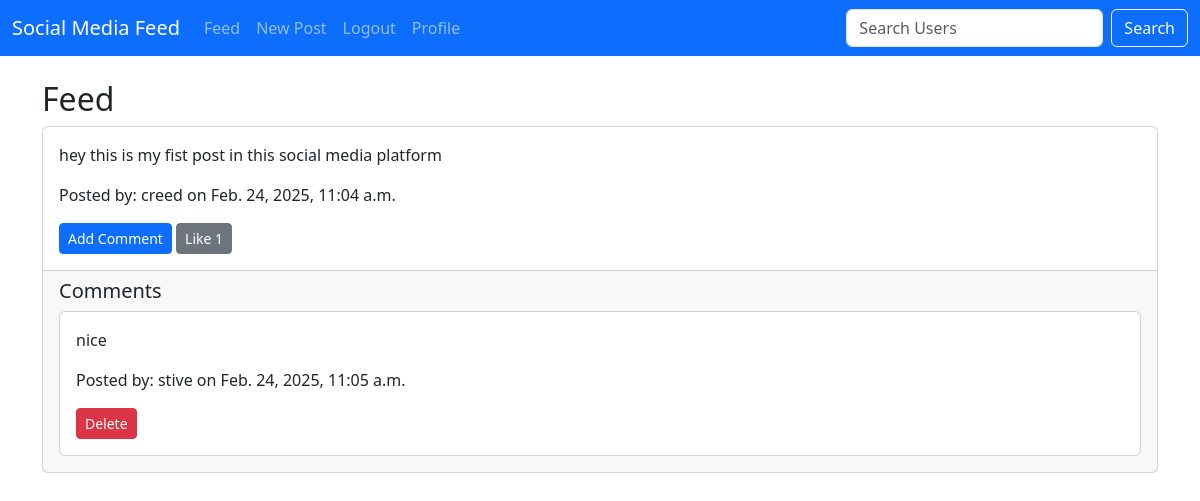
/feed/ (signed in), run on the app's committed database.
### core/models.py (models this page shows, shortened)
class Post(models.Model):
    content = models.TextField()
    user = models.ForeignKey(User, on_delete=models.CASCADE, related_name='posts')
    created_at = models.DateTimeField(auto_now_add=True)
    updated_at = models.DateTimeField(auto_now=True)

class Comment(models.Model):
    content = models.TextField()
    user = models.ForeignKey(User, on_delete=models.CASCADE, related_name='comments')
    post = models.ForeignKey(Post, on_delete=models.CASCADE, related_name='comments')
    created_at = models.DateTimeField(auto_now_add=True)
    updated_at = models.DateTimeField(auto_now=True)

### core/views.py (the view)
# urls.py: path('feed/', views.feed, name='feed'),
def feed(request):
    posts = Post.objects.all().order_by('-created_at')
    if request.user.is_authenticated:
        return render(request, 'feed.html', {'posts': posts})
    else:
        return render(request, 'guest_feed.html', {'posts': posts})

### core/templates/feed.html (shortened to what this page needs)
{% extends 'base.html' %}
{% block content %}
  <h2>Feed</h2>
  {% for post in posts %}
    <div class="card mb-3">
      <div class="card-body">
        <p class="card-text">{{ post.content }}</p>
        <p class="card-text">Posted by: {{ post.user.username }} on {{ post.created_at }}</p>
        <div class="d-flex justify-content-between">
          <div>
            <a href="{% url 'comment_create' post.pk %}" class="btn btn-primary btn-sm">Add Comment</a>
            <a href="{% url 'like' post.pk %}" class="btn btn-secondary btn-sm">Like {{ post.likes.count }}</a>
          </div>
        </div>
      </div>
      {% if post.comments.exists %}
        <div class="card-footer">
          <h5>Comments</h5>
          {% for comment in post.comments.all %}
            <div class="card mb-2">
              <div class="card-body">
                <p class="card-text">{{ comment.content }}</p>
                <p class="card-text">Posted by: {{ comment.user.username }} on {{ comment.created_at }}</p>
                {% if comment.user == request.user %}
                  <a href="{% url 'comment_delete' comment.pk %}" class="btn btn-danger btn-sm">Delete</a>
                {% endif %}
              </div>
            </div>
          {% endfor %}
        </div>
      {% endif %}
    </div>
  {% endfor %}
{% endblock %}

### data on the page
Post: content "hey this is my fist post in this social media platform", user.username "creed", created_at "Feb. 24, 2025, 11:04 a.m.", likes.count "1"
Comment: content "nice", user.username "stive", created_at "Feb. 24, 2025, 11:05 a.m.", shows "Delete"
